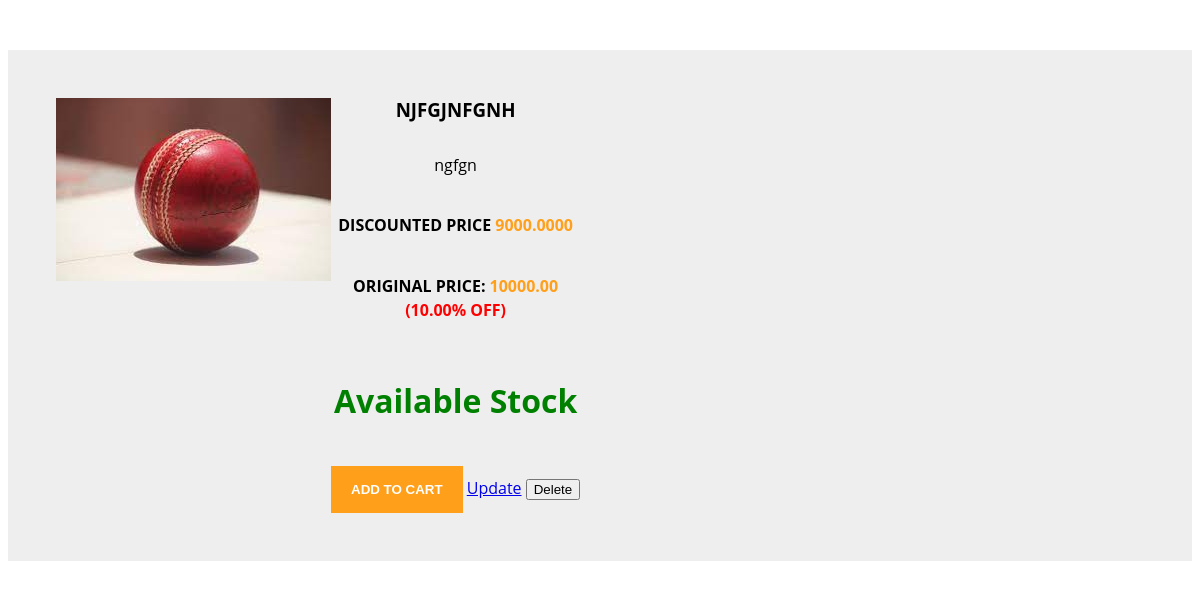
The app's page /product/25/ with its own data.
### ecommerce/models.py (models this page shows, shortened)
class Product(models.Model):
    name=models.CharField(max_length=100)
    text=models.CharField(max_length=100)
    description=models.CharField(max_length=200)
    image=models.ImageField(upload_to="products/",blank=True,null=True)
    sold_by=models.ManyToManyField(MerchantFirm)
    created_at=models.DateTimeField(auto_now_add=True)
    price=models.DecimalField(max_digits=10, decimal_places=2)
    discount_percentage=models.DecimalField(max_digits=10,decimal_places=2,null=True)
    category = models.ManyToManyField(Category,related_name='products')
    stock_quantity = models.IntegerField(null=True,blank=True)

### ecommerce/views.py (the view)
# urls.py: path('product/<int:pk>/',ProductView.as_view(),name="product"),
class ProductView(DetailView):
    model=Product
    template_name='enroll/product.html'
    context_object_name = 'product'

### ecommerce/templatetags/filtertags.py (called while the page is built)
@register.filter
def showdiscountprice(product):
    total = product.price-((product.price*product.discount_percentage)/100)
    return total

### ecommerce/templates/enroll/product.html (shortened to what this page needs)
<!DOCTYPE html>
{% load static %}
{% load filtertags %}
<html lang="en">
  <head>
    <link rel="stylesheet" href="{% static 'enroll/css/product.css' %}" />
</head>
  <body>
    <div class="container">
      <div class="card">
        <div class="container-fliud">
          <div class="wrapper row">
            <div class="preview col-md-6">
              <div class="preview-pic tab-content">
                <div class="tab-pane active" id="pic-1">
                  <img src="{{product.image.url}}" />
                </div>
              </div>
            </div>
            <center>
              <div class="details col-md-6">
                <h3 class="product-title">{{product.name}}</h3>
                <p class="product-description">{{product.description}}</p>
                <h4 class="price">
                 Discounted price <span>{{product|showdiscountprice}}</span>
                </h4>
                <h4 class="price">
                  Original price: <span>{{product.price}}</span><br>
                  <div class="Discounted_price">
                  ({{product.discount_percentage}}% off)
                  </div>
                </h4>
                {% if  product.stock_quantity > 0 %}
                <p class="vote">
                  <h1 class="stock"> Available Stock </h1>
                </p>
                {% else %}
                <p class="vote">
                  <h1 class="stock"> Out Of Stock </h1>
                </p>
                {% endif %}
                <div class="action">
                  <button class="add-to-cart btn btn-default" type="button" id="addcart" onclick=addToCart({{product.id}})>
                    Add to Cart
                  </button>
                <a href="{% url 'update_product' product.id %}">Update</a>
                <button onclick=deleteProduct({{product.id}}) >Delete</button>
              </div>
              </div>
            </center>
          </div>
        </div>
      </div>
    </div>
  </body>
  </html>

### ecommerce/static/enroll/css/product.css (style rules this page uses)
body { font-family: "open sans"; overflow-x: hidden; }
img { max-width: 100%; }
.preview { display: -webkit-box; display: -webkit-flex; display: -ms-flexbox; display: flex; -webkit-box-orient: vertical; -webkit-box-direction: normal; -webkit-flex-direction: column; -ms-flex-direction: column; flex-direction: column; }
.preview-pic { -webkit-box-flex: 1; -webkit-flex-grow: 1; -ms-flex-positive: 1; flex-grow: 1; }
.tab-content { overflow: hidden; }
.tab-content img { width: 100%; -webkit-animation-name: opacity; animation-name: opacity; -webkit-animation-duration: 0.3s; animation-duration: 0.3s; }
.card { margin-top: 50px; background: #eee; padding: 3em; line-height: 1.5em; }
@media screen and (min-width: 997px) { .wrapper { display: -webkit-box; display: -webkit-flex; display: -ms-flexbox; display: flex; } }
.details { display: -webkit-box; display: -webkit-flex; display: -ms-flexbox; display: flex; -webkit-box-orient: vertical; -webkit-box-direction: normal; -webkit-flex-direction: column; -ms-flex-direction: column; flex-direction: column; }
.product-title, .price, .sizes, .colors { text-transform: UPPERCASE; font-weight: bold; }
.checked, .price span { color: #ff9f1a; }
.product-title, .rating, .product-description, .price, .vote, .sizes { margin-bottom: 15px; }
.product-title { margin-top: 0; }
.add-to-cart, .like { background: #ff9f1a; padding: 1.2em 1.5em; border: none; text-transform: UPPERCASE; font-weight: bold; color: #fff; -webkit-transition: background 0.3s ease; transition: background 0.3s ease; }

### ecommerce/templates/enroll/product.html (style rules this page uses)
.stock { color: green; }
.Discounted_price { color: red; }

### records on screen
Product: image (picture), name "NJFGJNFGNH", description "ngfgn", price+discount_percentage "9000.0000", price "10000.00", discount_percentage "10.00"
